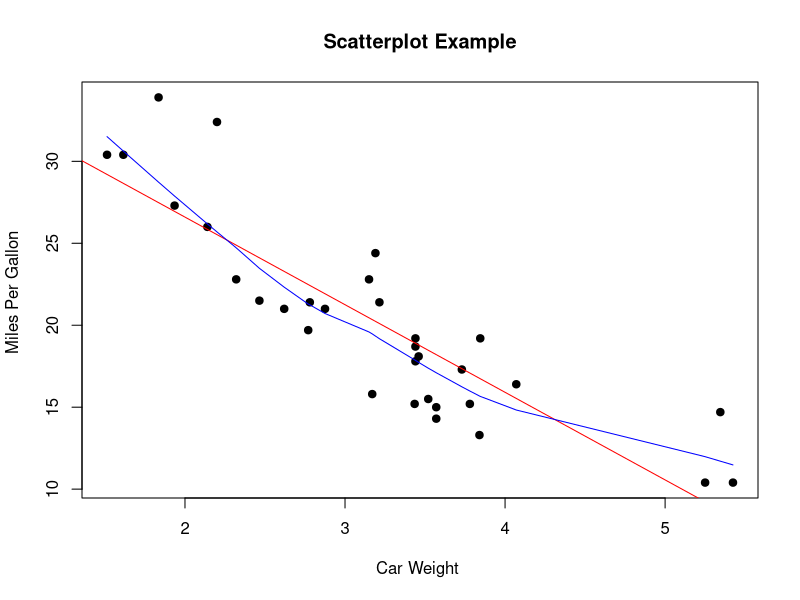

Recreate this plot in R. (Note: this script raises an error after producing the figure.)
#Scatter Plot

#The basic function is plot(x, y), where x and y are numeric vectors denoting the (x,y) points to plot.

# Simple Scatterplot
attach(mtcars)
plot(wt, mpg, main="Scatterplot Example", 
     xlab="Car Weight ", ylab="Miles Per Gallon ", pch=19)
# Add fit lines
abline(lm(mpg~wt), col="red") # regression line (y~x) 
lines(lowess(wt,mpg), col="blue") # lowess line (x,y)

# Enhanced Scatterplot of MPG vs. Weight 
# by Number of Car Cylinders 
library(car) 
scatterplot(mpg ~ wt | cyl, data=mtcars, 
            xlab="Weight of Car", ylab="Miles Per Gallon", 
            main="Enhanced Scatter Plot", 
            labels=row.names(mtcars))
